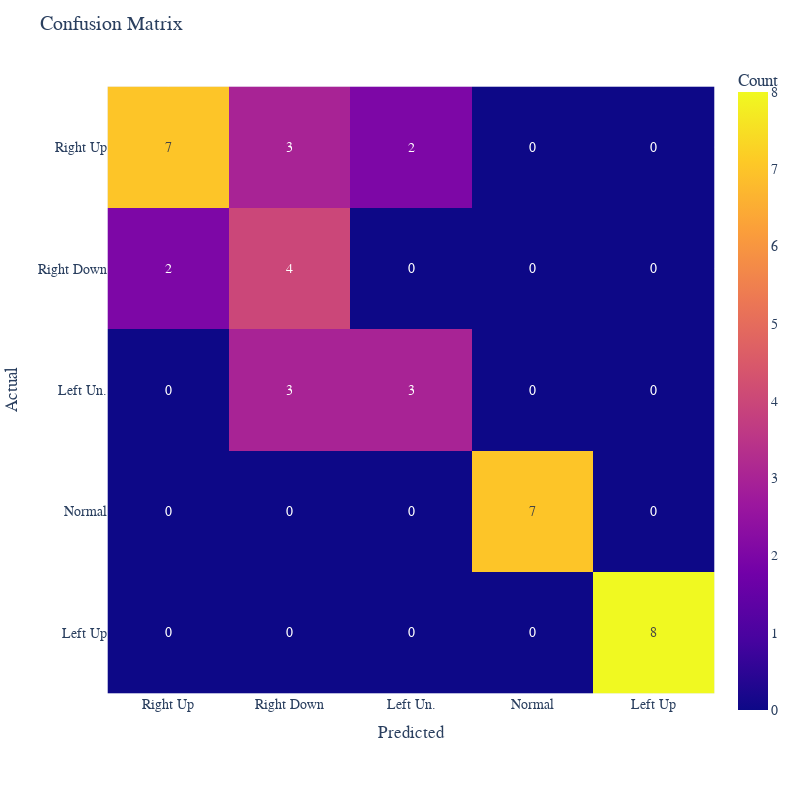

Notebook code cell kept with this figure:
### Code cell
plot_cm(y_teste, predictions,'hivecote2')

### Figure 1 — Plotly figure (JSON) as saved in the notebook; plotly's stock layout.template omitted (floating-point values rounded to 4 significant figures)
{"data": [{"coloraxis": "coloraxis", "hovertemplate": "Predicted: %{x}<br>Actual: %{y}<br>Count: %{z}<extra></extra>", "name": "0", "texttemplate": "%{z}", "type": "heatmap", "x": ["Right Up", "Right Down", "Left Un.", "Normal", "Left Up"], "xaxis": "x", "y": ["Right Up", "Right Down", "Left Un.", "Normal", "Left Up"], "yaxis": "y", "z": [[7, 3, 2, 0, 0], [2, 4, 0, 0, 0], [0, 3, 3, 0, 0], [0, 0, 0, 7, 0], [0, 0, 0, 0, 8]]}], "layout": {"coloraxis": {"colorbar": {"title": {"text": "Count"}}, "colorscale": [[0, "#0d0887"], [0.1111, "#46039f"], [0.2222, "#7201a8"], [0.3333, "#9c179e"], [0.4444, "#bd3786"], [0.5556, "#d8576b"], [0.6667, "#ed7953"], [0.7778, "#fb9f3a"], [0.8889, "#fdca26"], [1, "#f0f921"]]}, "font": {"family": "Courier New, monospace", "size": 14}, "height": 800, "margin": {"t": 60}, "title": {"text": "Confusion Matrix"}, "width": 800, "xaxis": {"anchor": "y", "constrain": "domain", "domain": [0, 1], "nticks": 5, "scaleanchor": "y", "title": {"text": "Predicted"}}, "yaxis": {"anchor": "x", "autorange": "reversed", "constrain": "domain", "domain": [0, 1], "nticks": 5, "title": {"text": "Actual"}}}}
